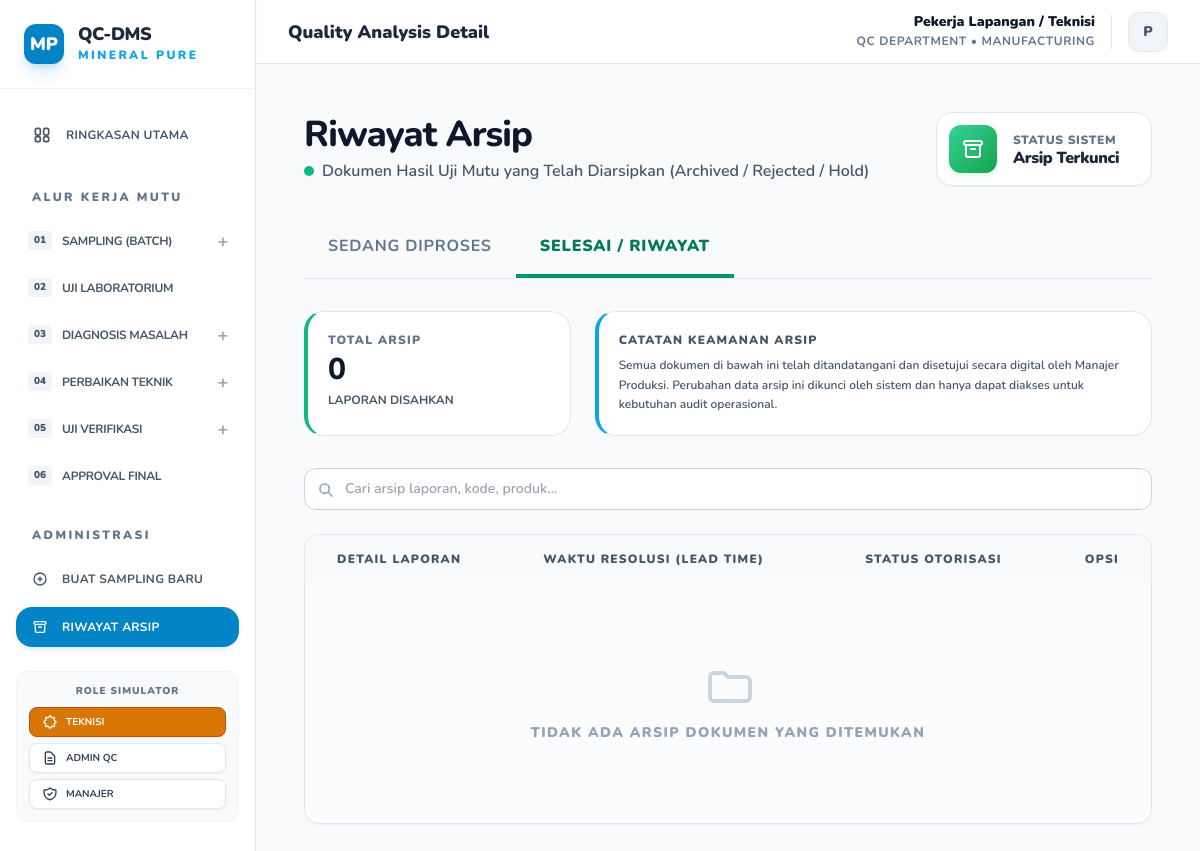
The app's page /archive.php, older data.
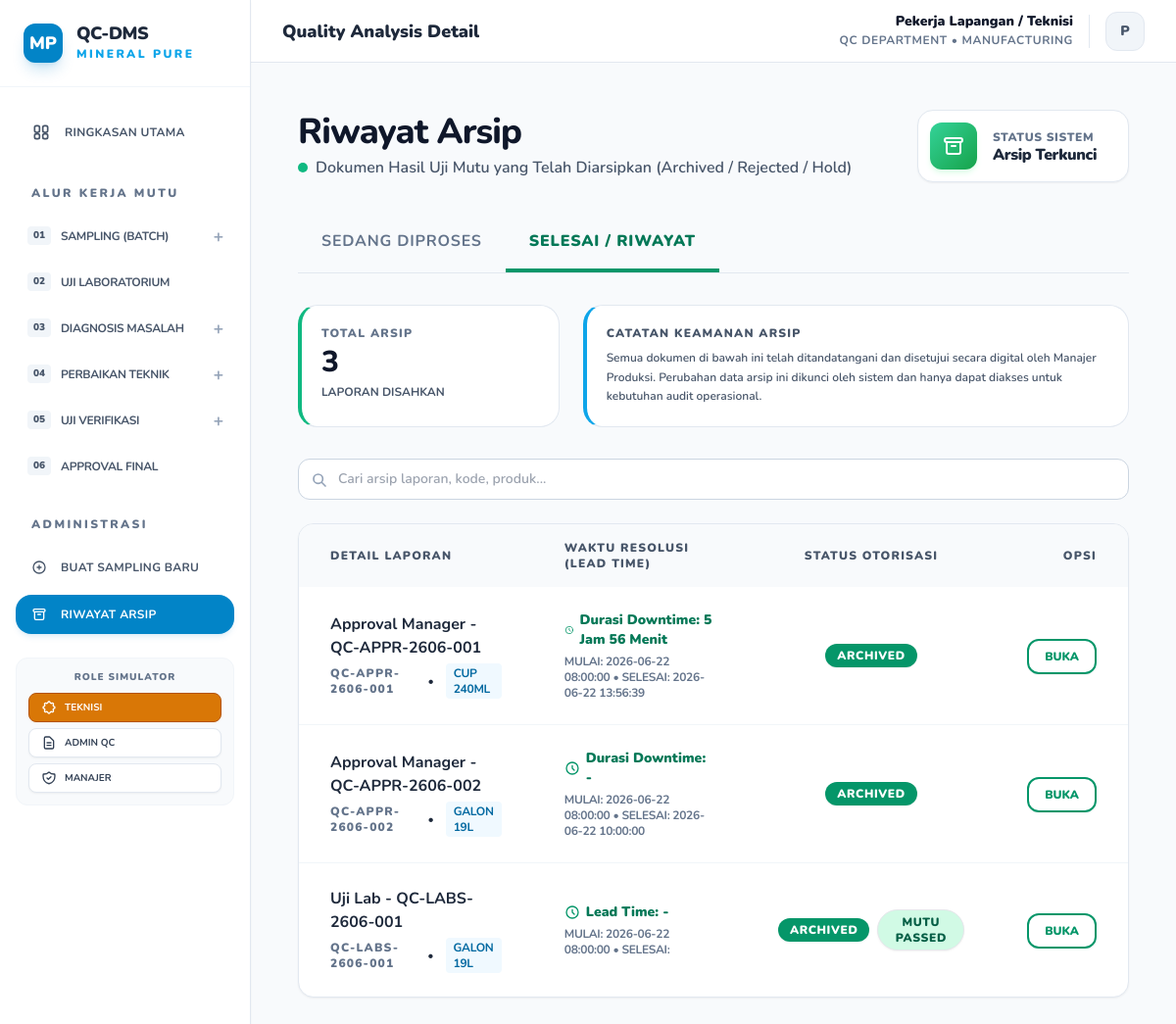
The same page, newer data.
### tables this page shows
CREATE TABLE documents (
        id INTEGER PRIMARY KEY AUTOINCREMENT,
        no_dokumen TEXT UNIQUE,
        nama_dokumen TEXT,
        produk TEXT,
        jenis TEXT,
        tanggal TEXT,
        inspector TEXT,
        machine_id TEXT,
        admin_entry_name TEXT,
        status TEXT,
        status_mutu TEXT DEFAULT 'Passed',
        approval_status TEXT DEFAULT 'Waiting Approval',
        approved_by TEXT,
        link TEXT,
        deskripsi TEXT,
        folder_path TEXT,
        parent_doc_id INTEGER,
        ph TEXT,
        tds TEXT,
        kekeruhan TEXT,
        created_at DATETIME,
        approved_at DATETIME,
        archived_at DATETIME
    , file_path TEXT, external_link TEXT);

### db.php (called while the page is built, shortened)
<?php
function formatLeadTime($created, $approved) {
    if (empty($created) || empty($approved)) {
        return '-';
    }
    $t1 = strtotime($created);
    $t2 = strtotime($approved);
    $diff = $t2 - $t1;
    $days = floor($diff / 86400);
    $hours = floor(($diff % 86400) / 3600);
    $minutes = floor(($diff % 3600) / 60);
    $result = [];
    if ($hours > 0) {
        $result[] = $hours . " Jam";
    }
    if ($minutes > 0 || empty($result)) {
        $result[] = $minutes . " Menit";
    }
    return implode(" ", $result);
}
function getRepairDowntime($doc, $pdo) {
    $current = $doc;
    $approved_time = $doc['approved_at'] ?? null;
    for ($i = 0; $i < 10; $i++) {
        if (empty($current['parent_doc_id'])) {
            break;
        }
        $stmt = $pdo->prepare("SELECT * FROM documents WHERE id = ?");
        $stmt->execute([$current['parent_doc_id']]);
        $parent = $stmt->fetch(PDO::FETCH_ASSOC);
        if ($parent['jenis'] == 'Diagnosis_Mesin') {
            $created_time = $parent['created_at'];
            if (!empty($created_time) && !empty($approved_time)) {
                return formatLeadTime($created_time, $approved_time);
            }
        }
        $current = $parent;
    }
    return '-';
}
?>

### archive.php (the view, shortened to what the rows shown need)
<?php
require 'db.php';
$query = "SELECT * FROM documents WHERE status IN ('Archived', 'Rejected', 'Hold', 'Aborted')";
$params = [];
$query .= " ORDER BY archived_at DESC, id DESC";
$stmt = $pdo->prepare($query);
$stmt->execute($params);
$files = $stmt->fetchAll(PDO::FETCH_ASSOC);
?>
<!DOCTYPE html>
<html lang="id">
<head>
    <script src="https://cdn.tailwindcss.com"></script>
</head>
<body class="antialiased">
    <?php include 'sidebar.php'; ?>
    <div class="p-4 max-w-7xl mx-auto">
        <div class="mb-8 flex flex-col md:flex-row justify-between items-start md:items-center gap-6">
            <div>
                <h1 class="text-3xl md:text-4xl font-extrabold tracking-tight text-slate-900">Riwayat Arsip</h1>
            </div>
        </div>
        <div class="bg-white rounded-2xl border border-slate-200 shadow-sm overflow-hidden desktop-table-area mb-20">
            <div class="overflow-x-auto">
                <table class="w-full min-w-[800px]">
                    <thead>
                        <tr class="bg-slate-50">
                            <th class="px-8 py-4 text-left text-xs font-black text-slate-600 uppercase tracking-widest">Detail Laporan</th>
                            <th class="px-8 py-4 text-left text-xs font-black text-slate-600 uppercase tracking-widest">Waktu Resolusi (Lead Time)</th>
                            <th class="px-8 py-4 text-center text-xs font-black text-slate-600 uppercase tracking-widest">Status Otorisasi</th>
                            <th class="px-8 py-4 text-right text-xs font-black text-slate-600 uppercase tracking-widest">Opsi</th>
                        </tr>
                    </thead>
                    <tbody class="divide-y divide-slate-100">
                        <?php foreach ($files as $file): ?>
                            <tr class="hover:bg-emerald-50/10 transition-colors">
                                <td class="px-8 py-6">
                                    <a href="view.php?id=<?= $file['id'] ?>" class="block group">
                                        <p class="font-bold text-slate-800 text-base group-hover:text-emerald-600 transition-colors"><?= htmlspecialchars($file['nama_dokumen']) ?></p>
                                        <div class="flex items-center gap-3 mt-1">
                                            <p class="text-xs font-black text-slate-500 tracking-widest uppercase"><?= htmlspecialchars($file['no_dokumen']) ?></p>
                                            <span class="text-xs text-slate-350">•</span>
                                            <p class="text-xs font-bold text-sky-700 bg-sky-50 px-2 py-0.5 rounded uppercase tracking-tight"><?= str_replace('_', ' ', $file['produk']) ?></p>
                                        </div>
                                    </a>
                                </td>
                                <td class="px-8 py-6">
                                     <div class="flex flex-col gap-1">
                                         <span class="text-sm font-black text-emerald-700 flex items-center gap-1.5">
                                             <svg class="w-4 h-4 text-emerald-600" fill="none" stroke="currentColor" viewBox="0 0 24 24" xmlns="http://www.w3.org/2000/svg"><path stroke-linecap="round" stroke-linejoin="round" stroke-width="2" d="M12 8v4l3 3m6-3a9 9 0 11-18 0 9 9 0 0118 0z"></path></svg>
                                             <?php if ($file['jenis'] == 'Approval_Manager'): ?>
                                                 Durasi Downtime: <?= getRepairDowntime($file, $pdo) ?>
                                             <?php else: ?>
                                                 Lead Time: <?= formatLeadTime($file['created_at'], $file['approved_at']) ?>
                                             <?php endif; ?>
                                         </span>
                                         <span class="text-xs font-bold text-slate-500 uppercase tracking-tight">
                                             Mulai: <?= $file['created_at'] ?> &bull; Selesai: <?= $file['approved_at'] ?>
                                         </span>
                                     </div>
                                 </td>
                                 <td class="px-8 py-6 text-center">
                                     <div class="flex items-center justify-center gap-2">
                                         <?php if ($file['status'] == 'Archived'): ?>
                                             <span class="px-3 py-1 bg-emerald-600 text-white rounded-full text-xs font-black uppercase tracking-wider shadow-sm">
                                                 ARCHIVED
                                             </span>
                                         <?php elseif ($file['status'] == 'Rejected'): ?>
                                             <span class="px-3 py-1 bg-rose-600 text-white rounded-full text-xs font-black uppercase tracking-wider shadow-sm">
                                                 REJECTED
                                             </span>
                                         <?php elseif ($file['status'] == 'Hold'): ?>
                                             <span class="px-3 py-1 bg-amber-500 text-white rounded-full text-xs font-black uppercase tracking-wider shadow-sm">
                                                 HOLD
                                             </span>
                                         <?php else: ?>
                                             <span class="px-3 py-1 bg-slate-650 text-white rounded-full text-xs font-black uppercase tracking-wider shadow-sm">
                                                 <?= htmlspecialchars(strtoupper($file['status'])) ?>
                                             </span>
                                         <?php endif; ?>
                                         <?php if ($file['jenis'] == 'Uji_Lab' || $file['jenis'] == 'Uji_Ulang'): ?>
                                             <?php
                                             $is_passed = ($file['status_mutu'] == 'Passed' || $file['status_mutu'] == 'Lolos');
                                             $bg_class = $is_passed ? 'bg-emerald-100 text-emerald-800 border-emerald-250' : 'bg-rose-100 text-rose-800 border-rose-250';
                                             $label = $is_passed ? 'Mutu PASSED' : 'Mutu REJECT';
                                             ?>
                                             <span class="px-3 py-1 border rounded-full text-xs font-black uppercase tracking-wider shadow-sm <?= $bg_class ?>">
                                                 <?= $label ?>
                                             </span>
                                         <?php endif; ?>
                                     </div>
                                 </td>
                                <td class="px-8 py-6 text-right">
                                    <a href="view.php?id=<?= $file['id'] ?>" class="text-xs font-black text-emerald-600 hover:bg-emerald-600 hover:text-white px-4 py-2 border-2 border-emerald-600 rounded-xl transition-all shadow-sm">BUKA</a>
                                </td>
                             </tr>
                        <?php endforeach; ?>
                    </tbody>
                </table>
            </div>
        </div>
    </div>
</body>
</html>

Row changes from the older to the newer data that the page shows:
added documents: nama_dokumen "Approval Manager - QC-APPR-2606-001", no_dokumen "QC-APPR-2606-001", produk "CUP 240ML", pdo "5 Jam 56 Menit", created_at "2026-06-22 08:00:00", approved_at "2026-06-22 13:56:39", status "ARCHIVED"
added documents: nama_dokumen "Approval Manager - QC-APPR-2606-002", no_dokumen "QC-APPR-2606-002", produk "GALON 19L", pdo "-", created_at "2026-06-22 08:00:00", approved_at "2026-06-22 10:00:00", status "ARCHIVED"
added documents: nama_dokumen "Uji Lab - QC-LABS-2606-001", no_dokumen "QC-LABS-2606-001", produk "GALON 19L", created_at+approved_at "-", created_at "2026-06-22 08:00:00", status "ARCHIVED", status_mutu "MUTU PASSED"
Text that changed along with them:
$total_archived: "0" → "3"
text no longer shown: "TIDAK ADA ARSIP DOKUMEN YANG DITEMUKAN"
